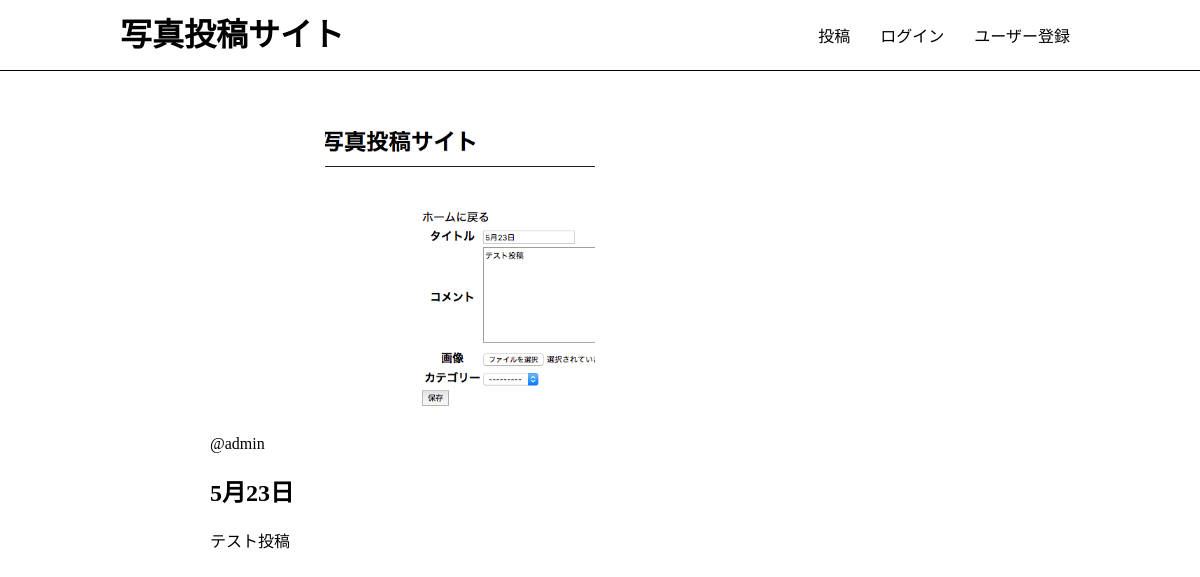
The page /photos/6/ on the database its author committed.
### app/models.py (models this page shows, shortened)
class Photo(models.Model):
	title = models.CharField(max_length=150)
	comment = models.TextField(blank=True)
	image = models.ImageField(upload_to='photos')
	category = models.ForeignKey(Category, on_delete=models.PROTECT)
	user = models.ForeignKey(User, on_delete=models.CASCADE)
	created_at = models.DateTimeField(auto_now=True)

### app/views.py (the view)
# urls.py: path('photos/<int:pk>/', views.photos_detail, name='photos_detail'),
def photos_detail(request, pk):
	photo = get_object_or_404(Photo, pk=pk)
	return render(request, 'app/photos_detail.html', {'photo': photo})

### app/templates/app/photos_detail.html (shortened to what this page needs)
{% extends 'app/base.html' %}
{% block content %}
<div class="photo-detail">
	<img src="{{ photo.image.url }}" class="photo-img">
	<div class="photo-info">
		<a href="{% url 'app:users_detail' photo.user.id %}">@{{ photo.user }}</a>
	</div>
	<h2>{{ photo.title }}</h2>
	<p>{{ photo.comment }}</p>
</div>
{% endblock %}

### static/css/style.css (style rules this page uses)
html, body { margin: 0; }
div { box-sizing: border-box; }
a { text-decoration: none; color: #000; }
.photo-img { width: 100%; max-width: 500px; height: 300px; object-fit: cover; border-radius: 4px; }
.photo-detail .photo-img { object-fit: contain; }

### rows shown on the page
Photo: image (picture), user "admin", title "5月23日", comment "テスト投稿"
